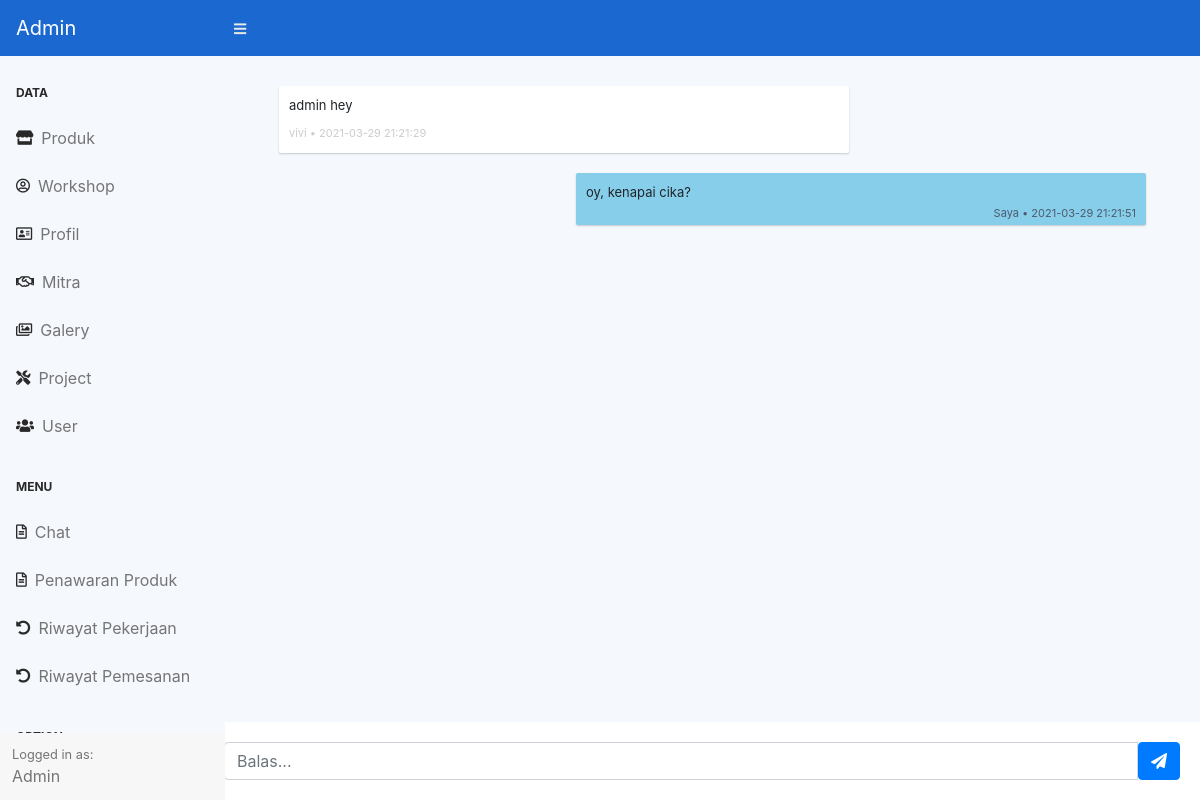
Page /admin/index.php?page=chat-chat&id=novitadwicendaniraya12@gmail.com (signed in) on the committed database.
### tables this page shows
CREATE TABLE `chat` (
  `id_chat` int(11) NOT NULL,
  `pengirim` varchar(128) NOT NULL,
  `penerima` varchar(128) NOT NULL,
  `pesan` text NOT NULL,
  `date` datetime NOT NULL
);

CREATE TABLE `user` (
  `id` int(11) NOT NULL,
  `nama` varchar(128) NOT NULL,
  `email` varchar(128) NOT NULL,
  `katasandi` varchar(128) NOT NULL
);

### admin/chat/chat.php (the view, shortened to what this page needs)
<div class="container-fluid">
    <div>
        <div class="card-body">
            <div>
                <div class="panel-body" style="margin-bottom: 50px;">
                    <?php
                    $id  = $_GET['id'];
                    $get = $koneksi->query("SELECT * FROM `chat` JOIN `user` ON chat.pengirim = user.email OR chat.penerima = user.email WHERE pengirim='$id' || penerima= '$id' ORDER BY `date` ASC"); ?>
                    <?php while ($data = $get->fetch_assoc()) :
                        if ($data['pengirim'] == 'admin') { ?>
                            <div class="row msg_container base_sent">
                                <div class="col-md-8 col-xs-8">
                                    <div class="messages msg_sent"  style="background: #87CEEB">
                                        <p><?= $data['pesan'] ?></p>
                                        <time datetime="2009-11-13T20:00" style="color:#4d5a6b">Saya • <?= $data['date'] ?></time>
                                    </div>
                                </div>
                            </div>
                        <?php } else if ($data['pengirim'] == $id) { ?>
                            <div class="row msg_container base_receive">
                                <div class="col-md-8 col-xs-8">
                                    <div class="messages msg_receive">
                                        <p><?= $data['pesan'] ?></p>
                                        <time datetime="2009-11-13T20:00"><?= $data['nama'] ?> • <?= $data['date'] ?></time>
                                    </div>
                                </div>
                            </div>
                        <?php } ?>
                    <?php endwhile ?>
                </div>
                <div class="card-body" style="position: fixed;left: 17%;bottom: 0; width: 83%; background: white;">
                    <form action="" method="post">
                        <div class="input-group">
                            <input id="btn-input" type="text" class="form-control input-sm chat_input" name="message" placeholder="Balas..." />
                            <button type="submit" name="send_chat" class="btn btn-primary" id="send_chat"><i class="fa fa-paper-plane" aria-hidden="true"></i></button>
                        </div>
                    </form>
                </div>
            </div>
        </div>
    </div>
</div>

### assets/css/customview.css (style rules this page uses)
.bg-grey { background-color: #f5f8fd !important; }

### assets/css/stylechat.css (style rules this page uses)
.msg_receive { padding-left:0; margin-left:0; }
.msg_sent { padding-bottom:20px !important; margin-right:0; }
.messages { background: white; padding: 10px; border-radius: 2px; box-shadow: 0 1px 2px rgba(0, 0, 0, 0.2); max-width:100%; }
.messages > p { font-size: 13px; margin: 0 0 0.2rem 0; }
.messages > time { font-size: 11px; color: #ccc; }
.msg_container { padding: 10px; overflow: hidden; display: flex; }
.base_sent { justify-content: flex-end; align-items: flex-end; }
.msg_sent > time { float: right; }

### rows in the picture
chat: pesan "admin hey", user.nama "vivi", date "2021-03-29 21:21:29"
chat: pesan "oy, kenapai cika?", date "2021-03-29 21:21:51"
